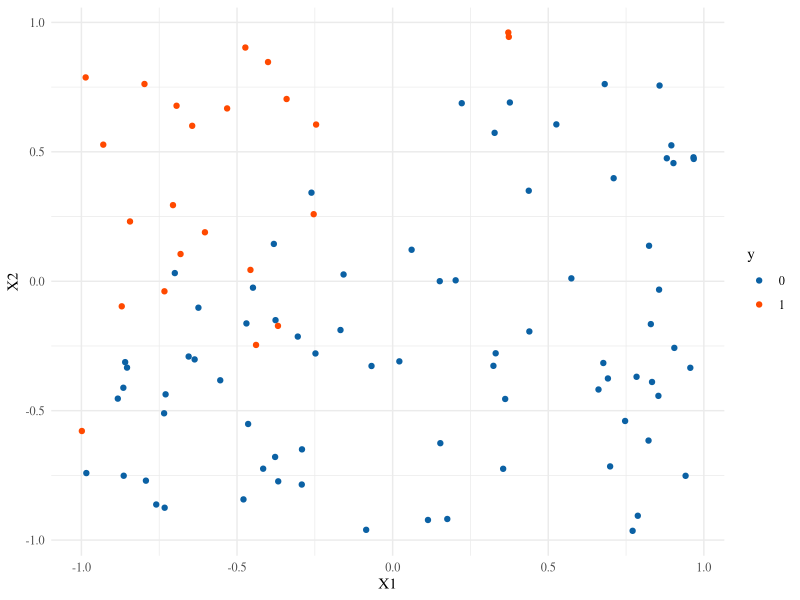
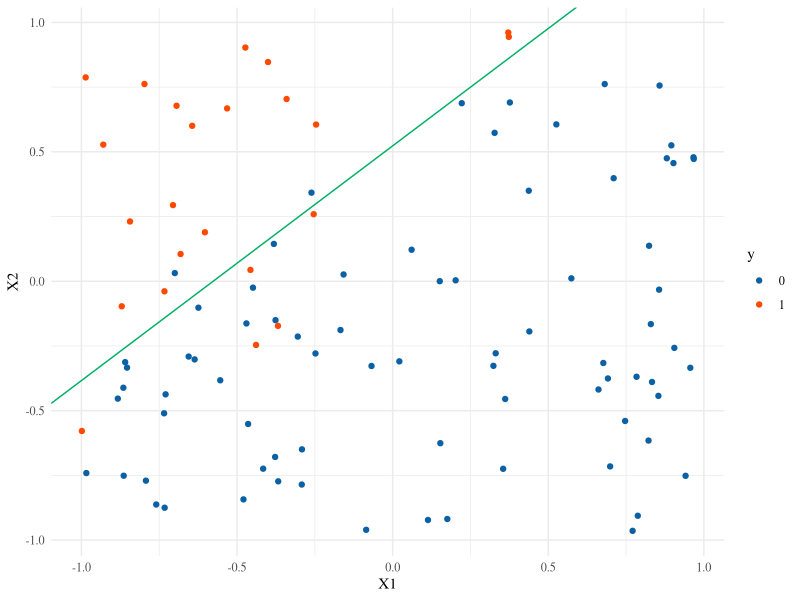
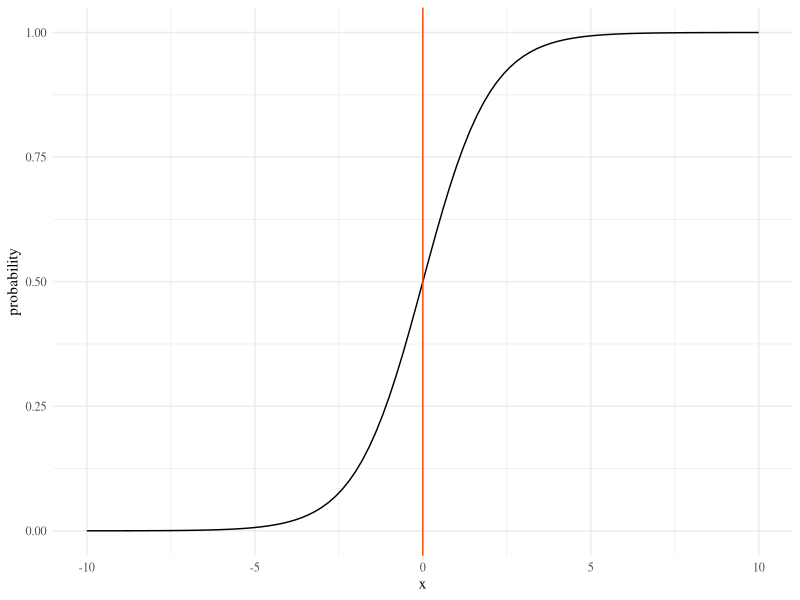
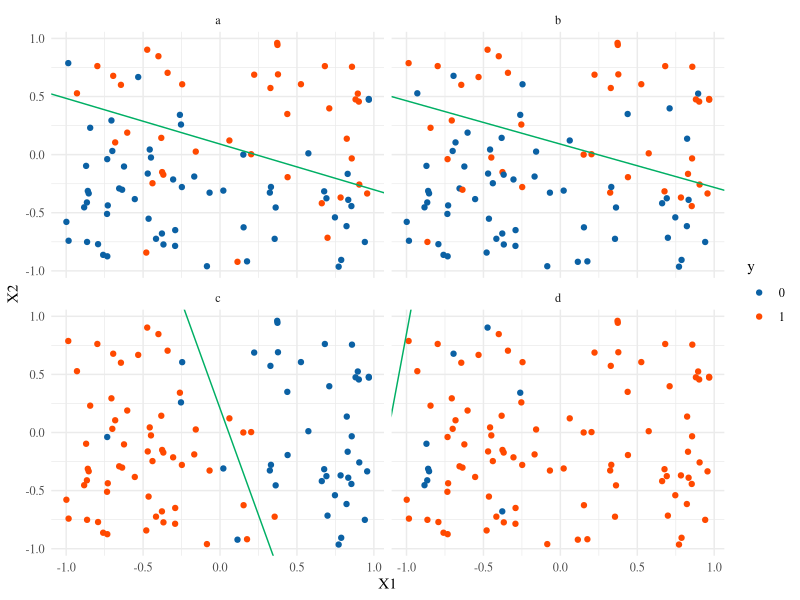
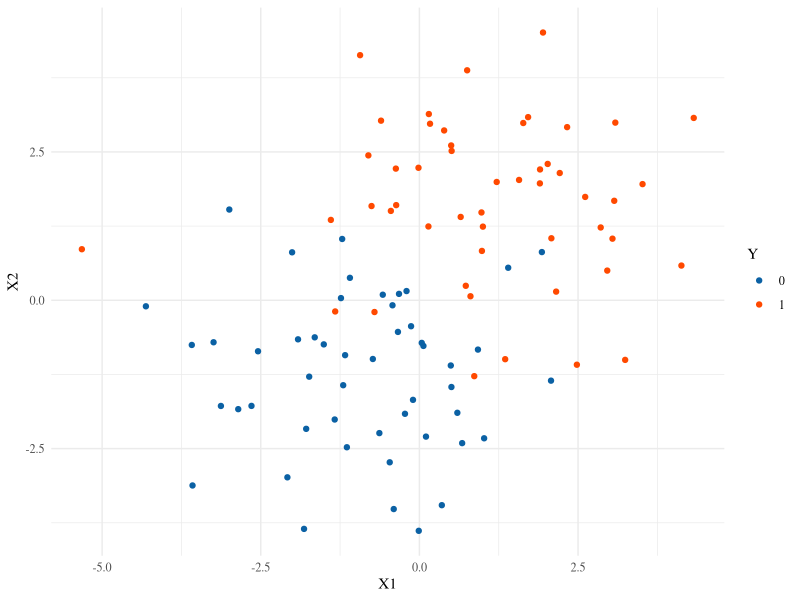
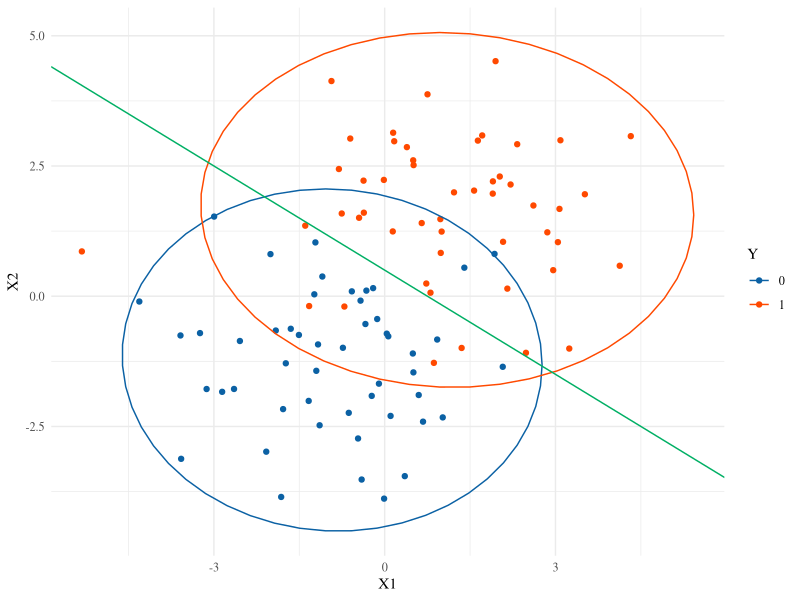
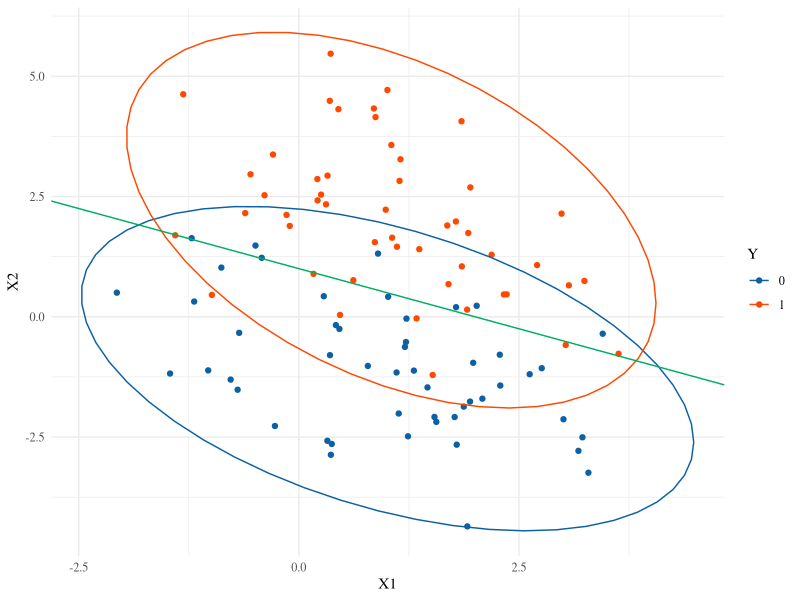
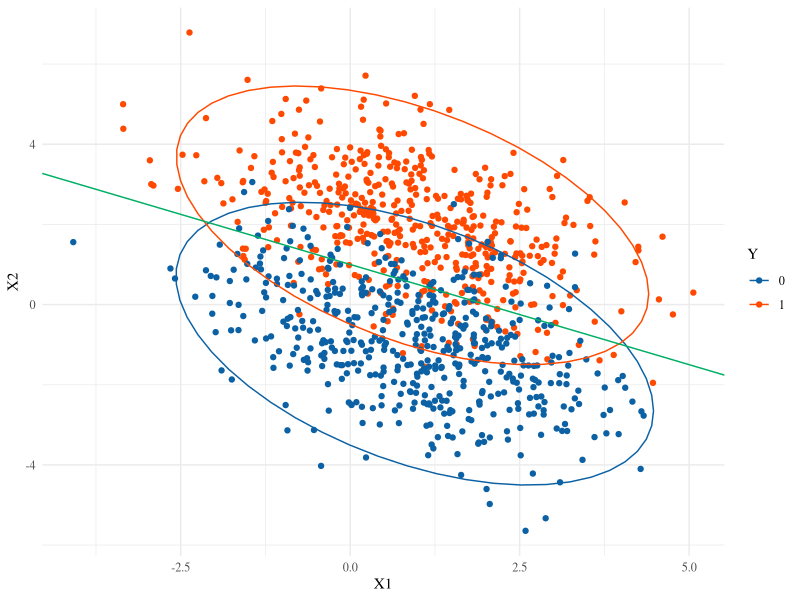

Source code (R) for these figures, in order:
## ---- chunk 1
library(knitr)
opts_chunk$set(message=FALSE, warning=FALSE, fig.align='center',fig.width=10,
               fig.height=6, cache=TRUE, autodep = TRUE)
library(tidyverse)
library(data.table)
theme_set(theme_minimal(base_family="Times"))
green = '#00AF64'
blue = '#0B61A4'
red = '#FF4900'
orange = '#FF9200'
## ---- chunk 2
set.seed(2018-03-30)
logit <- function(z){ # can this take in any z?
  log(z)-log(1-z)
}
ilogit <- function(z){ # what about this one?
  exp(z)/(1+exp(z))
}

# slightly modified from the text
sim.logistic <- function(X, beta.0, beta) {
  # Note: I'm passing in an x matrix => I need ncol(x)==length(beta)
  linear.parts = beta.0 + X%*%beta 
  y = as.factor(rbinom(nrow(X), size=1, prob=ilogit(linear.parts)))
  return(data.frame(y,X))
}
X <- matrix(runif(100*2, min=-1,max=1),ncol=2)
df = sim.logistic(X, -2.5, c(-5,5))
## ---- chunk 3
g <- ggplot(df, aes(X1,X2,color=y)) + geom_point() +
  scale_color_manual(values=c(blue,red))
g
log.lm = glm(y~.,data=df, family='binomial')
summary(log.lm)
## ---- chunk 4
cc = coefficients(log.lm)
g + geom_abline(intercept = -cc[1]/cc[3], slope = -cc[2]/cc[3], color=green)
## ---- chunk 5
ggplot(data.frame(x=c(-10,10)), aes(x)) + stat_function(fun=ilogit) + 
  geom_vline(xintercept = 0, color=red) + ylab('probability')
## ---- chunk 6
decision.boundary <- function(ddd){
  cc = coefficients(glm(y~X1+X2,data=ddd,family='binomial'))
  return(data.frame(intercept=-cc[1]/cc[3],slope=-cc[2]/cc[3]))
}
newdf = list()
for(i in 1:4){
  newdf[[i]] = sim.logistic(X, rnorm(1), rnorm(2,sd=3))
}
names(newdf) = letters[1:4]
newdf = data.table::rbindlist(newdf, idcol="index") %>% group_by(index)
dbs = newdf %>% do(decision.boundary(.))
ggplot(newdf, aes(X1,X2,color=y)) + geom_point() +
  scale_color_manual(values=c(blue,red)) + facet_wrap(~index) +
  geom_abline(mapping=aes(intercept=intercept, slope=slope),data=dbs,color=green)
dbs
## ---- chunk 7
library(mvtnorm)
n = 100
pi1 = 0.5
n1 = floor(n*pi1); n0 = n-n1
mu1 = c(1,2); mu0 = c(-1,-1)
Sigma = 2*diag(2)
X1 = rmvnorm(n1, mu1, Sigma) 
X2 = rmvnorm(n0, mu0, Sigma)
X = rbind(X1,X2)
Y = factor(c(rep(1,n1),rep(0,n0)))
df = data.frame(Y,X)
g <- ggplot(df, aes(X1,X2,color=Y)) + geom_point() + scale_color_manual(values=c(blue,red))
g
## ---- chunk 8
Sinv = solve(Sigma)
slope.vec = t(mu1-mu0) %*% Sinv
intercept = 0.5*(t(mu0) %*% Sinv %*% mu0 - t(mu1) %*% Sinv %*% mu1)
g + stat_ellipse(type='norm') + # these are estimated, not the truth
  geom_abline(intercept = -intercept/slope.vec[2], 
              slope = -slope.vec[1]/slope.vec[2], color=green)
## ---- chunk 9
mu1 = c(1,2); mu0 = c(1,-1)
Sigma = 2*matrix(c(1,-.5,-.5,1),2)
X1 = rmvnorm(n1, mu1, Sigma) 
X2 = rmvnorm(n0, mu0, Sigma)
X = rbind(X1,X2)
Y = factor(c(rep(1,n1),rep(0,n0)))
df = data.frame(Y,X)
Sinv = solve(Sigma)
slope.vec = t(mu1-mu0) %*% Sinv
intercept = 0.5*(t(mu0) %*% Sinv %*% mu0 - t(mu1) %*% Sinv %*% mu1)
ggplot(df, aes(X1,X2,color=Y)) + geom_point() + scale_color_manual(values=c(blue,red)) +
  stat_ellipse(type='norm') + 
  geom_abline(intercept = -intercept/slope.vec[2], 
              slope = -slope.vec[1]/slope.vec[2], color=green)
## ---- chunk 10
n1=500; n0=500
X1 = rmvnorm(n1, mu1, Sigma) 
X2 = rmvnorm(n0, mu0, Sigma)
X = rbind(X1,X2)
Y = factor(c(rep(1,n1),rep(0,n0)))
df = data.frame(Y,X)
Sinv = solve(Sigma)
slope.vec = t(mu1-mu0) %*% Sinv
intercept = 0.5*(t(mu0) %*% Sinv %*% mu0 - t(mu1) %*% Sinv %*% mu1)
ggplot(df, aes(X1,X2,color=Y)) + geom_point() + scale_color_manual(values=c(blue,red)) +
  stat_ellipse(type='norm') + 
  geom_abline(intercept = -intercept/slope.vec[2], 
              slope = -slope.vec[1]/slope.vec[2], color=green)
## ---- chunk 11
n1=75; n0=25
X1 = rmvnorm(n1, mu1, Sigma) 
X2 = rmvnorm(n0, mu0, Sigma)
X = rbind(X1,X2)
y = factor(c(rep(1,n1),rep(0,n0)))
df = data.frame(y,X)
Sinv = solve(Sigma)
slope.vec = t(mu1-mu0) %*% Sinv
intercept = 0.5*(t(mu0) %*% Sinv %*% mu0 - t(mu1) %*% Sinv %*% mu1) + log(.75) - log(.25)
ggplot(df, aes(X1,X2,color=y)) + geom_point() + scale_color_manual(values=c(blue,red)) +
  stat_ellipse(type='norm') + 
  geom_abline(intercept = -intercept/slope.vec[2], 
              slope = -slope.vec[1]/slope.vec[2], color=green)
## ---- chunk 12
lda.disc <- function(fit,df){
  pi0 = fit$prior[1]
  pi1 = fit$prior[2]
  mu0 = fit$means[1,]
  mu1 = fit$means[2,]
  S = pi0*cov(filter(df,y==0)[,-1]) + pi1*cov(filter(df,y==1)[,-1])
  Sinv = solve(S)
  slope.vec = t(mu1-mu0) %*% Sinv
  intercept = 0.5*(t(mu0) %*% Sinv %*% mu0 - t(mu1) %*% Sinv %*% mu1) + log(.75) - log(.25)
  int = -intercept/slope.vec[2]
  sl = -slope.vec[1]/slope.vec[2]
  return(data.frame(intercept=int,slope=sl))
}
## ---- chunk 13
library(MASS)
lda.fit = lda(y~X1+X2, data=df) 
sl.int = lda.disc(lda.fit,df)
log.bd = decision.boundary(df)
truth = data.frame(intercept=-intercept/slope.vec[2], slope=-slope.vec[1]/slope.vec[2])
dfa = rbind(sl.int,log.bd,truth)
dfa$discriminant = c('lda','logistic','truth')
ggplot(df, aes(X1,X2,color=y)) + geom_point() + scale_color_brewer(palette = 'Set1')+
  stat_ellipse(type='norm') + 
  geom_abline(mapping=aes(intercept=intercept, slope=slope,color=discriminant),data=dfa)
## ---- chunk 14
n1=50; n0=50
Sigma1 = matrix(c(2,.8,.8,1),2)
Sigma0 = matrix(c(1,-.5,-.5,2),2)
X1 = rmvnorm(n1, mu1, Sigma1) 
X2 = rmvnorm(n0, mu0, Sigma0)
X = rbind(X1,X2)
y = factor(c(rep(1,n1),rep(0,n0)))
df = data.frame(y,X)
qda.fit = qda(y~X1+X2, data=df)
lda.fit = lda(y~X1+X2, data=df)
pred.grid = expand.grid(X1=seq(min(df$X1),max(df$X1),len=100),
                        X2=seq(min(df$X2),max(df$X2),len=100))
pred.grid$qda = predict(qda.fit, newdata=pred.grid)$class
pred.grid$lda = predict(lda.fit, newdata=pred.grid)$class
pg = gather(pred.grid,key='key',value='predictions',-c(X1,X2))
ggplot(pg, aes(X1,X2)) + geom_raster(aes(fill=predictions)) +
  facet_wrap(~key) + scale_fill_brewer()+
  geom_point(data=df,mapping=aes(X1,X2,color=y)) +
  scale_color_brewer(palette = 'Set1')
## ---- chunk 15
library(class)
pred.grid = expand.grid(X1=seq(min(df$X1),max(df$X1),len=100),
                        X2=seq(min(df$X2),max(df$X2),len=100))
pred.grid$knn3 = knn(df[,-1], pred.grid, df$y, k=3)
ggplot(pred.grid, aes(X1,X2)) + geom_raster(aes(fill=knn3)) +
  scale_fill_brewer() + geom_point(data=df,mapping=aes(X1,X2,color=y)) +
                        scale_color_brewer(palette = 'Set1')
## ---- chunk 16
pred.grid$knn1 = knn(df[,-1], pred.grid[,1:2], df$y, k=1)
pred.grid$knn5 = knn(df[,-1], pred.grid[,1:2], df$y, k=5)
pred.grid$knn10 = knn(df[,-1], pred.grid[,1:2], df$y, k=10)
pred.grid$knn20 = knn(df[,-1], pred.grid[,1:2], df$y, k=20)
pg = gather(pred.grid,key='k',value='knn',-c(X1,X2))

ggplot(pg, aes(X1,X2)) + geom_raster(aes(fill=knn)) +
  facet_wrap(~k,labeller = label_both) + scale_fill_brewer()+
  geom_point(data=df,mapping=aes(X1,X2,color=y)) +
  scale_color_brewer(palette = 'Set1')
## ---- chunk 17
kmax = 20
err = double(kmax)
for(ii in 1:kmax){
  pk = knn.cv(df[,-1],df$y, k=ii) # does leave one out CV
  err[ii] = mean(pk != df$y)
}
ggplot(data.frame(k=1:kmax,error=err), aes(k,error)) + geom_point(color=red) +
  geom_line(color=red)
## ---- chunk 18
pred.grid$knn15 = knn(df[,-1], pred.grid[,1:2], df$y, k=15)
ggplot(pred.grid, aes(X1,X2)) + geom_raster(aes(fill=knn15)) +
  scale_fill_brewer() + geom_point(data=df,mapping=aes(X1,X2,color=y)) +
                        scale_color_brewer(palette = 'Set1')
(tt <- table(knn(df[,-1],df[,-1],df$y,k=15),df$y,dnn=c('predicted','truth')))
1-sum(diag(tt))/sum(tt)
## ---- chunk 19
X = runif(50,-1,1)
ell <- function(x) abs(x)<.5
y = ell(X)
dat = data.frame(y,X)
g1 <- ggplot(data.frame(X=X1,y=y,vert=0),aes(X,y=vert,color=y)) + geom_point() +
  scale_color_brewer(palette = 'Set1') + geom_vline(xintercept = c(-.5,.5))
Z = mutate(dat, Z1=X^2, Z2=X)
g2 <- ggplot(Z,aes(Z1,Z2,color=y)) + geom_point() +
  scale_color_brewer(palette = 'Set1') + geom_vline(xintercept = .25)
## ---- chunk 20
library(gridExtra)
grid.arrange(g1,g2, nrow=1)
## ---- chunk 21
library(kernlab)
means = c(-3,1,1,1,-1,-1,1,-1,-1,1,-3,-1)
X = matrix(rnorm(300, means, sd=.5), nrow=150, byrow = TRUE)
y = rep(c(1,1,1,-1,-1,-1), times=75)
df = data.frame(y,X)
ggplot(df,aes(X1,X2,color=as.factor(y))) + geom_point() + scale_color_brewer(palette = 'Set1')
svp = ksvm(y~., data=df, type='C-svc')
plot(svp, data=df)
